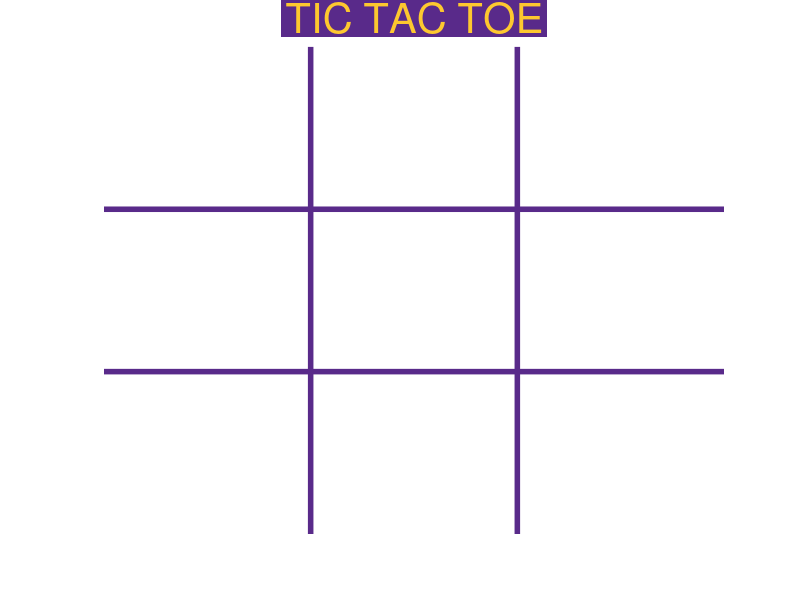

Recreate this plot in MATLAB. (Note: this script raises an error after producing the figure.)
% Tic-Tac-Toe Game
% Darius Ragland
% 9/5/2024
% Description: I've created a very simple game of Tic-Tac-Toe where the user plays against the computer. 
% The game will go until there is a winner or there are no moves available. At the end of the game, 
% the user will be prompted to play again after each game.

play_again = true;  % Initialize flag to replay the game

while play_again
    disp('Welcome to Tic Tac Toe!');
    
    % Reset the game board
    board = zeros(3,3);  % 0 = empty, 1 = user (X), 2 = computer (O)
    
    % Draw the Game Board
    figure('Position', [100, 100, 600, 600]);  % Create Game Board
    color1 = [89, 42, 138] / 255;  % Convert ECU Purple
    color2 = [253, 200, 47] / 255; % Convert ECU Gold
    plot([.5 3.5],[-1.5 -1.5], 'k','linewidth',4,'Color',color1);
    hold on
    plot([.5 3.5],[-2.5 -2.5], 'k','linewidth',4,'Color',color1);
    plot([1.5 1.5],[-.5 -3.5], 'k','linewidth',4,'Color',color1);
    plot([2.5 2.5],[-.5 -3.5], 'k','linewidth',4,'Color',color1);
    hold off
    axis off
    title('TIC TAC TOE', 'FontSize', 30, 'FontWeight', 'normal', 'Color', color2, 'BackgroundColor', color1);
    
%% 

    % Initialize flags for the game loop
    game_over = false;
    player_turn = true;  % User goes first

    while ~game_over
        if player_turn
            % User's move
            row = input('Enter row (1-3): ');
            col = input('Enter column (1-3): ');
            
            % Check if input is within range
            if row < 1 || row > 3 || col < 1||col > 3
                disp('Try Again! Please enter a value between 1 and 3');
            elseif board(row, col) ~= 0
                disp('Try Again! This spot is already taken');
        
            else
                board(row, col) = 1;  % User marks X (1)
                place_mark(row, col, 'X');  % Plot X on the grid
                player_turn = false;   % Switch to computer's turn
           
            end
        else
            % Computer's move (random available spot)
            [availableRows, availableCols] = find(board == 0);  % Find all empty spots
            if isempty(availableRows)
                break;  % If no empty spots, it's a draw
            end
            randomSpotIndex = randi(length(availableRows));  % Choose a random empty spot
            board(availableRows(randomSpotIndex), availableCols(randomSpotIndex)) = 2;  % Computer marks O (2)
            place_mark(availableRows(randomSpotIndex), availableCols(randomSpotIndex), 'O');  % Plot O on the grid
            player_turn = true;  % Switch back to user's turn
        end

        % Check for a winner or a full board
        if check_winner(board, 1)
           text(1.35,-1.75,'You Win!','FontSize',100,'FontWeight','bold','Color','green');
            game_over = true;
        elseif check_winner(board, 2)
           text(1, -2, 'Computer Wins!', 'FontSize', 80, 'FontWeight', 'bold', 'Color', 'red');
            game_over = true;
        elseif all(board(:) ~= 0)
              text(1.35, -1.75, 'It''s a Draw!', 'FontSize', 80, 'FontWeight', 'bold', 'Color', 'cyan');
            game_over = true;
        end
    end

    % Ask the user if they want to play again
    play_response = input('Do you want to play again? (y/n): ', 's');
    if lower(play_response) == 'n'
        play_again = false;
        disp('Thanks for playing!');
        close all;  % Close figure windows
    else
        close all;  % Close previous figure before starting new game
    end
end

%% Functions

% Function to display the Tic-Tac-Toe board by plotting X or O on the grid
function place_mark(row, col, mark)
    x_coords = [1, 2, 3];  % X coordinates for columns
    y_coords = [-1, -2, -3];  % Y coordinates for rows

    if contains(mark, 'X')
        % Plot an X at the center of the cell
        text(x_coords(col), y_coords(row), 'X', 'FontSize', 40, 'HorizontalAlignment', 'center');
    elseif contains(mark, 'O')
        % Plot an O at the center of the cell
        text(x_coords(col), y_coords(row), 'O', 'FontSize', 40, 'HorizontalAlignment', 'center');
    end
    drawnow;  % Update the figure immediately
end

% Function to check if a player has won
function winner = check_winner(board, player)
    winner = false;  % Assume no winner initially
    % Check each row
    for i = 1:3
        if board(i, 1) == player && board(i, 2) == player && board(i, 3) == player
            winner = true;
            return;  % Stop checking further if we find a winner
        end
  
    % Check each column
        if board(1, i) == player && board(2, i) == player && board(3, i) == player
            winner = true;
            return;  % Stop checking further if we find a winner
        end
    end

    % Check the main diagonal (top-left to bottom-right)
    if board(1, 1) == player && board(2, 2) == player && board(3, 3) == player
        winner = true;
        return;  % Stop checking further if we find a winner
    end

    % Check the anti-diagonal (top-right to bottom-left)
    if board(1, 3) == player && board(2, 2) == player && board(3, 1) == player
        winner = true;
        return;  % Stop checking further if we find a winner
    end
end